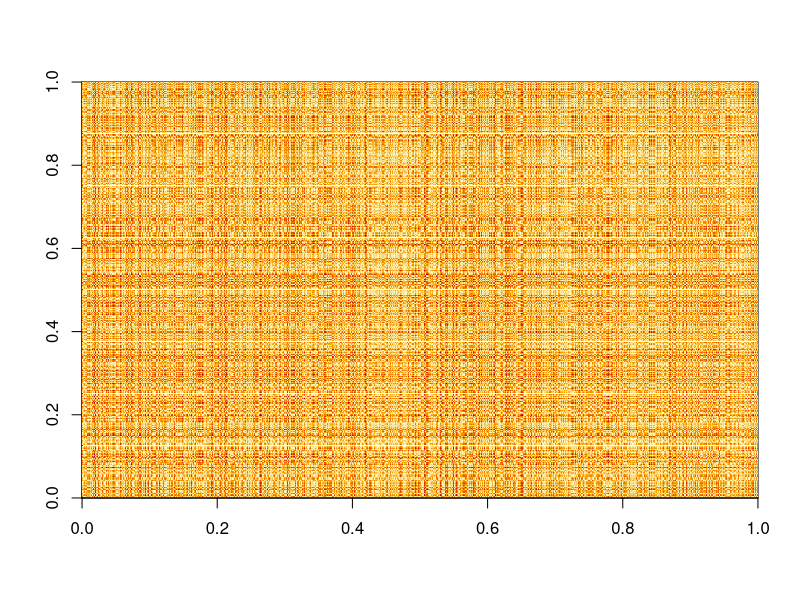

Generate this figure with R: (Note: a time limit stopped this script after it produced the figure.)





N <- 5000

## make soem coordinates 
x_coords <- runif(N,min=0,max=100)
y_coords <- runif(N,min=0,max=100)

df <- data.frame(x_coords,y_coords)

df$id <- seq(1,N,1)

## calculate a distance matrix 
N <- length(x_coords)
distance_matrix <- matrix(0,nrow=N,ncol=N)
for( i in 1:N){
	for( j in 1:N ){
		distance_matrix[i,j] <- sqrt( (x_coords[i] - x_coords[j])^2 + (y_coords[i] - y_coords[j])^2 )
	}
}


image(distance_matrix)



## set the spatial threshold for connecting plants 
Crit_Dist <- 1.5

#MAKE ADJ MATRIX WITH CRITICAL DISTANCE
adj_matrix <- matrix(0,nrow=N,ncol=N)
for(i in 1:N){
	for(j in 1:N){
		if(i != j & distance_matrix[i,j] <= Crit_Dist){
			adj_matrix[i,j] = 1
		}else{
			adj_matrix[i,j] = 0
		}
	}
}

## this is the matrix representation of the network 
image(adj_matrix)



## Using igraph to work with the 
#install.packages("igraph")
library(igraph)


#Make the network
plot_graph <- graph.adjacency(adj_matrix,mode="undirected")
#Pull out cluster IDs and put them in the data set
groups <- unlist(clusters(plot_graph)[1])
df$cluster <- groups
#Add degree to our data set too
df$degree <- degree(plot_graph)
#Assign a color to each group
V(plot_graph)$color <- df$cluster
df

## Take some layout and then change the coordinates to match our real xy positions
zippin <-layout.fruchterman.reingold(plot_graph)
zippin[,1] <- x_coords
zippin[,2] <- y_coords



plot(plot_graph,layout = zippin,vertex.size = 1, vertex.label = NA,edge.arrow.size = 0.1,edge.color="red",edge.curved=0,vertex.color="black",edge.width=2,frame=T)




## checking to make sure that the degrees are calculate dcorrectly 
plot(df$x_coord,df$y_coord,cex=0)
text(df$x_coord,df$y_coord,rownames(df),cex=0.6)
df

plot(df$x_coord,df$y_coord,cex=2,col=df$cluster,pch=19)


df[df$id == 6, ]
df[df$id == 17, ]




df
